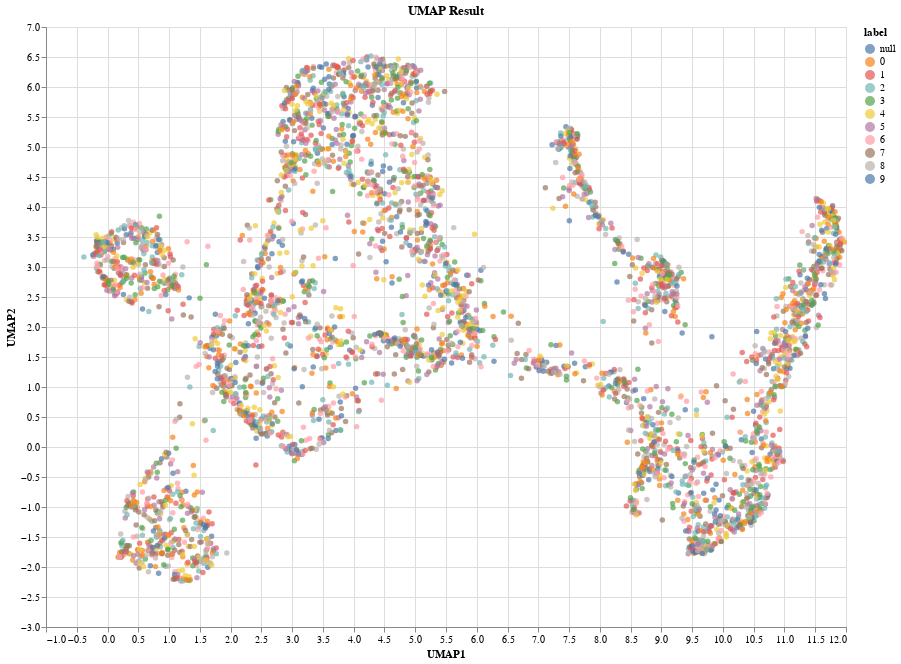

The notebook cell saved with this chart:
### Code cell
# UMAP random_state=42, n_neighbors=50, min_dist=0.1
import umap
reducer_5001 = umap.UMAP(random_state=42, n_neighbors=50, min_dist=0.1)

start_time = time.time()
umap_result = reducer_5001.fit_transform(data_standard)
end_time = time.time()
print(f"Time taken: {end_time - start_time:.4f} seconds")

df_umap_result = pd.DataFrame(umap_result, columns=['UMAP1', 'UMAP2'])
df_umap_result['label'] = labels[:]

scatter_umap = alt.Chart(df_umap_result).mark_circle(size=30).encode(
    x='UMAP1',
    y='UMAP2',
    tooltip=['UMAP1', 'UMAP2', 'label'],
    color = 'label:N'
).properties(
    title='UMAP Result',
    width=800,
    height=600
)

scatter_umap

### Figure 1 — Vega-Lite specification as saved in the notebook (floating-point values rounded to 4 significant figures; data arrays with more than 128 entries replaced by an {"elided": "..."} marker saying what was removed)
{"config": {"view": {"continuousWidth": 300, "continuousHeight": 300}}, "data": {"name": "data-94ed169969c02a342a27e3e1bd91e991"}, "mark": {"type": "circle", "size": 30}, "encoding": {"color": {"field": "label", "type": "nominal"}, "tooltip": [{"field": "UMAP1", "type": "quantitative"}, {"field": "UMAP2", "type": "quantitative"}, {"field": "label", "type": "quantitative"}], "x": {"field": "UMAP1", "type": "quantitative"}, "y": {"field": "UMAP2", "type": "quantitative"}}, "height": 600, "title": "UMAP Result", "width": 800, "$schema": "https://vega.github.io/schema/vega-lite/v5.20.1.json", "datasets": {"data-94ed169969c02a342a27e3e1bd91e991": {"elided": "4000 records"}}}
